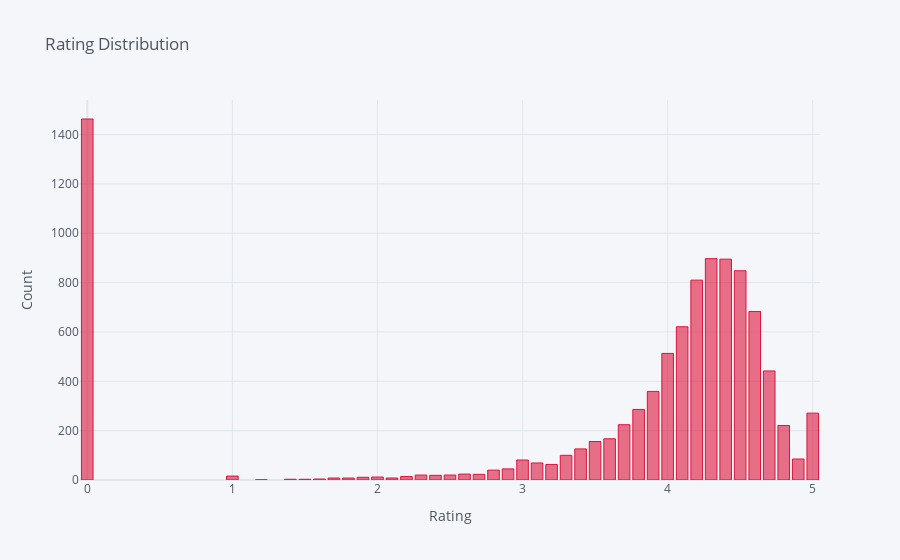

Notebook source saved alongside this figure:
### Code cell
df3.iplot(kind='bar', title="Rating Distribution", colors='crimson', xTitle="Rating", yTitle="Count")

### Figure 1 — Plotly figure (JSON) as saved in the notebook; plotly's stock layout.template omitted (floating-point values rounded to 4 significant figures)
{"data": [{"marker": {"color": "rgba(220, 20, 60, 0.6)", "line": {"color": "rgba(220, 20, 60, 1.0)", "width": 1}}, "name": "Rating", "orientation": "v", "text": "", "type": "bar", "x": [0, 4.3, 4.4, 4.5, 4.2, 4.6, 4.1, 4, 4.7, 3.9, 3.8, 5, 3.7, 4.8, 3.6, 3.5, 3.4, 3.3, 4.9, 3, 3.1, 3.2, 2.9, 2.8, 2.6, 2.7, 2.3, 2.5, 2.4, 1, 2.2, 2, 1.9, 1.7, 1.8, 2.1, 1.6, 1.5, 1.4, 1.2], "y": [1463, 897, 895, 848, 810, 683, 621, 513, 442, 359, 286, 271, 224, 221, 167, 156, 126, 100, 85, 81, 69, 63, 45, 40, 24, 23, 20, 20, 19, 16, 14, 12, 11, 8, 8, 8, 4, 3, 3, 1]}], "layout": {"legend": {"bgcolor": "#F5F6F9", "font": {"color": "#4D5663"}}, "paper_bgcolor": "#F5F6F9", "plot_bgcolor": "#F5F6F9", "title": {"font": {"color": "#4D5663"}, "text": "Rating Distribution"}, "xaxis": {"gridcolor": "#E1E5ED", "showgrid": true, "tickfont": {"color": "#4D5663"}, "title": {"font": {"color": "#4D5663"}, "text": "Rating"}, "zerolinecolor": "#E1E5ED"}, "yaxis": {"gridcolor": "#E1E5ED", "showgrid": true, "tickfont": {"color": "#4D5663"}, "title": {"font": {"color": "#4D5663"}, "text": "Count"}, "zerolinecolor": "#E1E5ED"}}}
